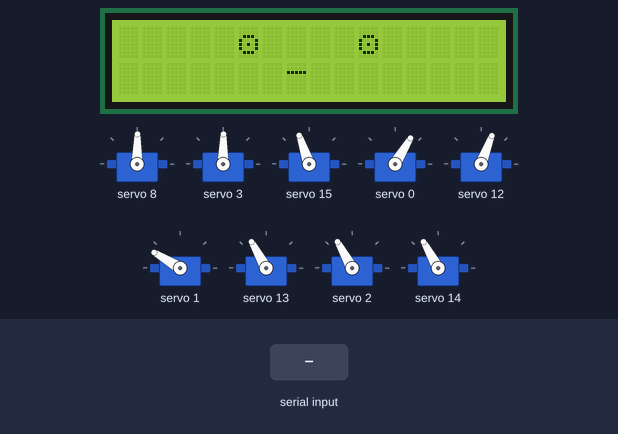
Bench run of a sketch on a simulated ESP32. Parts: 16×2 character LCD, 9 × servo. The inputs (shaded band) are chosen by the test bench.

Above: at 1.3 s.
1.4 s: "FACE:HAPPY\n" received over Serial
At 2.5 s:
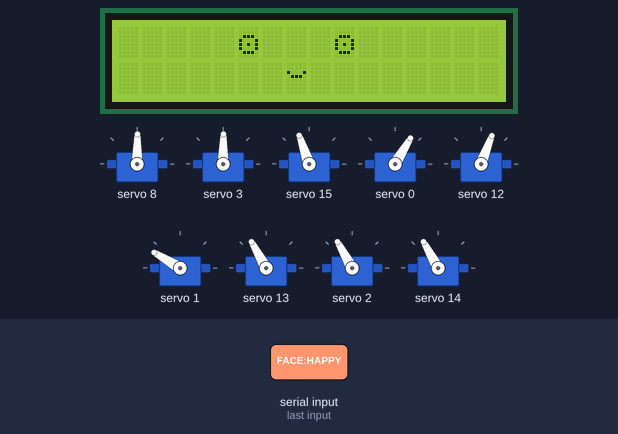
2.9 s: "FACE:BLINK\n" received over Serial
At 3.6 s:
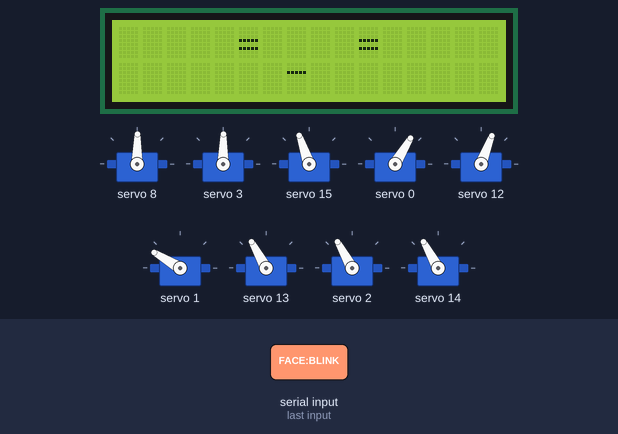
4.4 s: "NECK:\n" received over Serial
At 5.6 s:
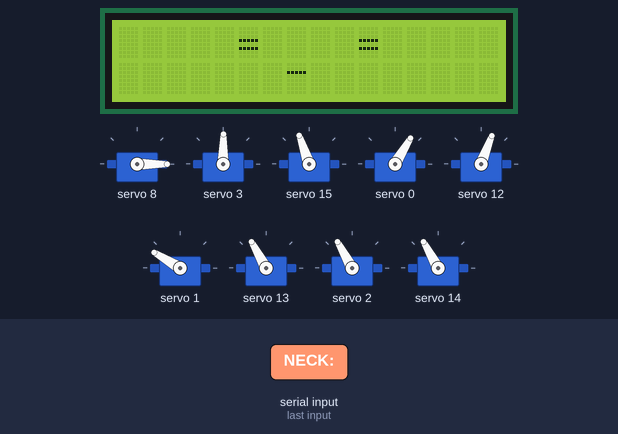
6.6 s: "ARM:LEFT_UP\n" received over Serial
At 8.1 s:
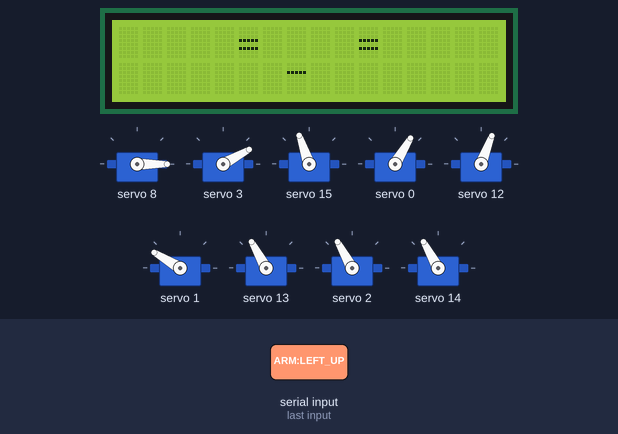
8.6 s: "ARM:LEFT_CENTER\n" received over Serial
At 9.06 s:
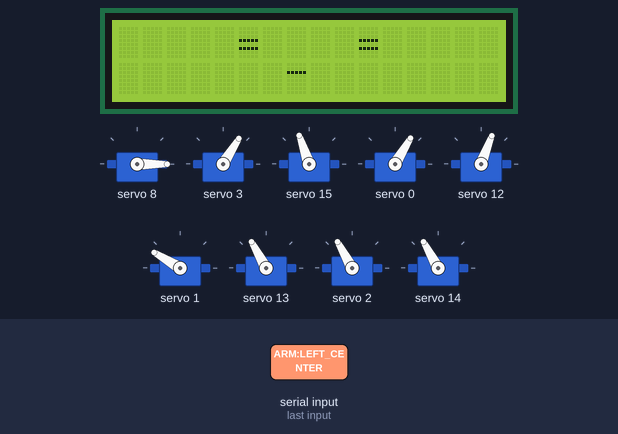
10.8 s: "NECK:90\n" received over Serial
At 11.27 s:
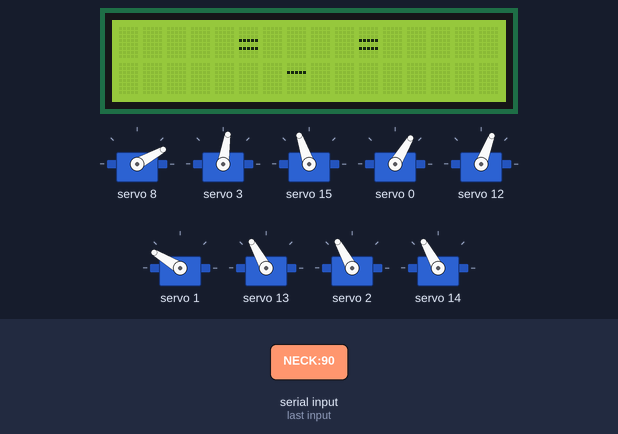
Timing chart, 0 to 13.8 s (numbered marks = the images above; inputs shaded):
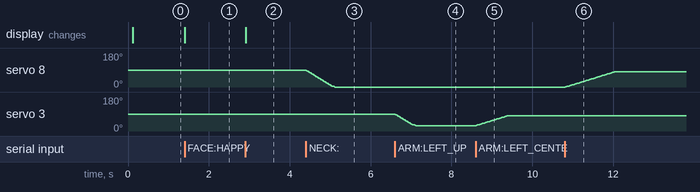

Measured:
- after the input at 1.4 s, the display: changes at once (image 1)
- after the input at 2.9 s, the display: changes at once (image 2)
- after the input at 4.4 s, servo 8: moves from 89° to 0° over 0.71 s, starting at once
- after the input at 6.6 s, servo 3: moves from 89° to 29° over 0.50 s, starting at once
- after the input at 8.6 s, servo 3: moves from 29° to 81° over 0.77 s, starting at once
- after the input at 10.8 s, servo 8: moves from 0° to 81° over 1.2 s, starting at once

The sketch:

upper_controller_pca.ino
```cpp
/*
========================================
ESP32 UPPER CONTROLLER
========================================
- LCD Face Controller
- Dual Hand Controller
- Neck Controller
- UART Controlled
- Direct ESP32 GPIO Servo Control
========================================
*/

#include <Wire.h>
#include <LiquidCrystal_I2C.h>
#include <Adafruit_PWMServoDriver.h>

// ====================================
// LCD
// ====================================

LiquidCrystal_I2C lcd(0x27, 16, 2);

Adafruit_PWMServoDriver pwm = Adafruit_PWMServoDriver(0x40);

struct SmoothServo {

  int currentAngle;
  int targetAngle;

  float speed; // degrees per update
};

SmoothServo servos[16];

void initServo(int channel, int startAngle, float speed = 1.5) {

  servos[channel].currentAngle = startAngle;
  servos[channel].targetAngle  = startAngle;
  servos[channel].speed = speed;

  pwm.setPWM(channel, 0, angleToPulse(startAngle));
}

// LEFT ARM
#define L_GRIP     0
#define L_SHOULDER 1
#define L_ELBOW    2
#define L_BASE     3

// RIGHT ARM
#define R_GRIP     12
#define R_SHOULDER 13
#define R_ELBOW    14
#define R_BASE     15

// NECK
#define NECK       8

#define SERVOMIN 110
#define SERVOMAX 490
#define SERVO_FREQ 50

int angleToPulse(int angle) {
  angle = constrain(angle, 0, 180);
  return map(angle, 0, 180, SERVOMIN, SERVOMAX);
}

void moveServo(int channel, int targetAngle) {

  servos[channel].targetAngle = constrain(targetAngle, 0, 180);
}

void updateServos() {

  for (int i = 0; i < 16; i++) {

    float current = servos[i].currentAngle;
    float target  = servos[i].targetAngle;

    float diff = target - current;

    // close enough
    if (abs(diff) < 0.2)
      continue;

    // easing movement
    float step = diff * 0.12;

    // limit max speed
    if (step > servos[i].speed)
      step = servos[i].speed;

    if (step < -servos[i].speed)
      step = -servos[i].speed;

    // minimum movement
    if (step > 0 && step < 0.15)
      step = 0.15;

    if (step < 0 && step > -0.15)
      step = -0.15;

    current += step;

    servos[i].currentAngle = current;

    pwm.setPWM(i, 0, angleToPulse((int)current));
  }
}
unsigned long lastServoUpdate = 0;

#define LEFT_UP_ANGLE      30
#define LEFT_CENTER_ANGLE  90
#define LEFT_DOWN_ANGLE    150

#define RIGHT_UP_ANGLE      150
#define RIGHT_CENTER_ANGLE  110
#define RIGHT_DOWN_ANGLE    30

#define LEFT_GRIP_OPEN   60
#define LEFT_GRIP_CLOSE  100

#define RIGHT_GRIP_OPEN   70
#define RIGHT_GRIP_CLOSE  90

#define LEFT_SHOULDER_EXTEND 40
#define LEFT_SHOULDER_CENTER 150

#define LEFT_ELBOW_EXTEND 160
#define LEFT_ELBOW_CENTER 120

#define RIGHT_SHOULDER_EXTEND 160
#define RIGHT_SHOULDER_CENTER 120

#define RIGHT_ELBOW_EXTEND 180
#define RIGHT_ELBOW_CENTER 120

// ====================================
// LCD CHARS
// ====================================

byte eye_open[8] = {
  0b00000,
  0b00000,
  0b01110,
  0b10001,
  0b10101,
  0b10001,
  0b01110,
  0b00000
};

byte eye_closed[8] = {
  0b00000,
  0b00000,
  0b00000,
  0b11111,
  0b00000,
  0b11111,
  0b00000,
  0b00000
};

byte mouth_happy[8] = {
  0b00000,
  0b00000,
  0b10001,
  0b01110,
  0b00000,
  0b00000,
  0b00000,
  0b00000
};

byte mouth_neutral[8] = {
  0b00000,
  0b00000,
  0b11111,
  0b00000,
  0b00000,
  0b00000,
  0b00000,
  0b00000
};

// ====================================
// SERIAL COMMAND BUFFER
// ====================================

String command = "";

// ====================================
// LCD FUNCTIONS
// ====================================

void showHappy() {

  lcd.clear();

  lcd.setCursor(5, 0);
  lcd.write(byte(0));

  lcd.setCursor(9, 0);
  lcd.write(byte(0));

  lcd.setCursor(7, 1);
  lcd.write(byte(2));
}

void showNeutral() {

  lcd.clear();

  lcd.setCursor(5, 0);
  lcd.write(byte(0));

  lcd.setCursor(10, 0);
  lcd.write(byte(0));

  lcd.setCursor(7, 1);
  lcd.write(byte(3));
}

void blinkEyes() {

  lcd.clear();

  lcd.setCursor(5, 0);
  lcd.write(byte(1));

  lcd.setCursor(10, 0);
  lcd.write(byte(1));

  lcd.setCursor(7, 1);
  lcd.write(byte(3));
}

// ====================================
// PROCESS COMMANDS
// ====================================

void processCommand(String cmd) {

  cmd.trim();

  // ==================================
  // IDENTIFICATION
  // ==================================

  if (cmd == "WHO_ARE_YOU") {

    Serial.println("SERVO_NODE");
    return;
  }

  // ==================================
  // HEARTBEAT
  // ==================================

  if (cmd == "PING") {

    Serial.println("PONG");
    return;
  }

  // ==================================
  // FACES
  // ==================================

  if (cmd == "FACE:HAPPY") {

    showHappy();
    return;
  }

  if (cmd == "FACE:NEUTRAL") {

    showNeutral();
    return;
  }

  if (cmd == "FACE:BLINK") {

    blinkEyes();
    return;
  }

  // ==================================
  // NECK
  // ==================================

  if (cmd.startsWith("NECK:")) {

    int angle = cmd.substring(5).toInt();

    angle = constrain(angle, 0, 180);

    moveServo(NECK, angle);

    return;
  }

  // ==================================
  // LEFT ROTATION
  // ==================================

  if (cmd == "ARM:LEFT_UP") {

    moveServo(L_BASE, LEFT_UP_ANGLE);
    return;
  }

  if (cmd == "ARM:LEFT_CENTER") {

    moveServo(L_BASE, LEFT_CENTER_ANGLE);
    return;
  }

  if (cmd == "ARM:LEFT_DOWN") {

    moveServo(L_BASE, LEFT_DOWN_ANGLE);
    return;
  }

  // ==================================
  // RIGHT ROTATION
  // ==================================

  if (cmd == "ARM:RIGHT_UP") {

    moveServo(R_BASE, RIGHT_UP_ANGLE);
    return;
  }

  if (cmd == "ARM:RIGHT_CENTER") {

    moveServo(R_BASE, RIGHT_CENTER_ANGLE);
    return;
  }

  if (cmd == "ARM:RIGHT_DOWN") {

    moveServo(R_BASE, RIGHT_DOWN_ANGLE);
    return;
  }

  // ==================================
  // LEFT GRIP
  // ==================================

  if (cmd == "ARM:LEFT_GRIP") {

    moveServo(L_GRIP, LEFT_GRIP_CLOSE);
    return;
  }

  if (cmd == "ARM:LEFT_RELEASE") {

    moveServo(L_GRIP, LEFT_GRIP_OPEN);
    return;
  }

  // ==================================
  // RIGHT GRIP
  // ==================================

  if (cmd == "ARM:RIGHT_GRIP") {

    moveServo(R_GRIP, RIGHT_GRIP_CLOSE);
    return;
  }

  if (cmd == "ARM:RIGHT_RELEASE") {

    moveServo(R_GRIP, RIGHT_GRIP_OPEN);
    return;
  }

  // ==================================
  // LEFT EXTEND
  // ==================================

  if (cmd == "ARM:LEFT_EXTEND") {

    moveServo(L_SHOULDER, LEFT_SHOULDER_EXTEND);
    moveServo(L_ELBOW, LEFT_ELBOW_EXTEND);

    return;
  }

  if (cmd == "ARM:LEFT_RETRACT") {

    moveServo(L_SHOULDER, LEFT_SHOULDER_CENTER);
    moveServo(L_ELBOW, LEFT_ELBOW_CENTER);

    return;
  }

  // ==================================
  // RIGHT EXTEND
  // ==================================

  if (cmd == "ARM:RIGHT_EXTEND") {

    moveServo(R_SHOULDER, RIGHT_SHOULDER_EXTEND);
    moveServo(R_ELBOW, RIGHT_ELBOW_EXTEND);

    return;
  }

  if (cmd == "ARM:RIGHT_RETRACT") {

    moveServo(R_SHOULDER, RIGHT_SHOULDER_CENTER);
    moveServo(R_ELBOW, RIGHT_ELBOW_CENTER);

    return;
  }

}

void setup() {

  Serial.begin(115200);
  Wire.begin();
  Wire.setClock(400000);

  lcd.init();

  lcd.backlight();

  lcd.createChar(0, eye_open);
  lcd.createChar(1, eye_closed);
  lcd.createChar(2, mouth_happy);
  lcd.createChar(3, mouth_neutral);

  pwm.begin();
  pwm.setOscillatorFrequency(27000000);
  pwm.setPWMFreq(SERVO_FREQ);
  delay(10);

  // DEFAULT POSITIONS
  initServo(NECK, 90, 1.2);

  initServo(L_BASE, LEFT_CENTER_ANGLE, 1.5);
  initServo(R_BASE, RIGHT_CENTER_ANGLE, 1.5);

  initServo(L_GRIP, LEFT_GRIP_OPEN, 2.5);
  initServo(R_GRIP, RIGHT_GRIP_OPEN, 2.5);

  initServo(L_SHOULDER, LEFT_SHOULDER_CENTER, 1.0);
  initServo(R_SHOULDER, RIGHT_SHOULDER_CENTER, 1.0);

  initServo(L_ELBOW, LEFT_ELBOW_CENTER, 1.2);
  initServo(R_ELBOW, RIGHT_ELBOW_CENTER, 1.2);
  showNeutral();
}

// ====================================
// LOOP
// ====================================

void loop() {

  while (Serial.available()) {

    char c = Serial.read();

    if (c == '\n') {

      command.trim();

      if (command.length() > 0) {

        processCommand(command);
      }

      command = "";
    }

    else {

      command += c;
    }
  }

  if (millis() - lastServoUpdate >= 15) {

    lastServoUpdate = millis();

    updateServos();
  }
}
```
